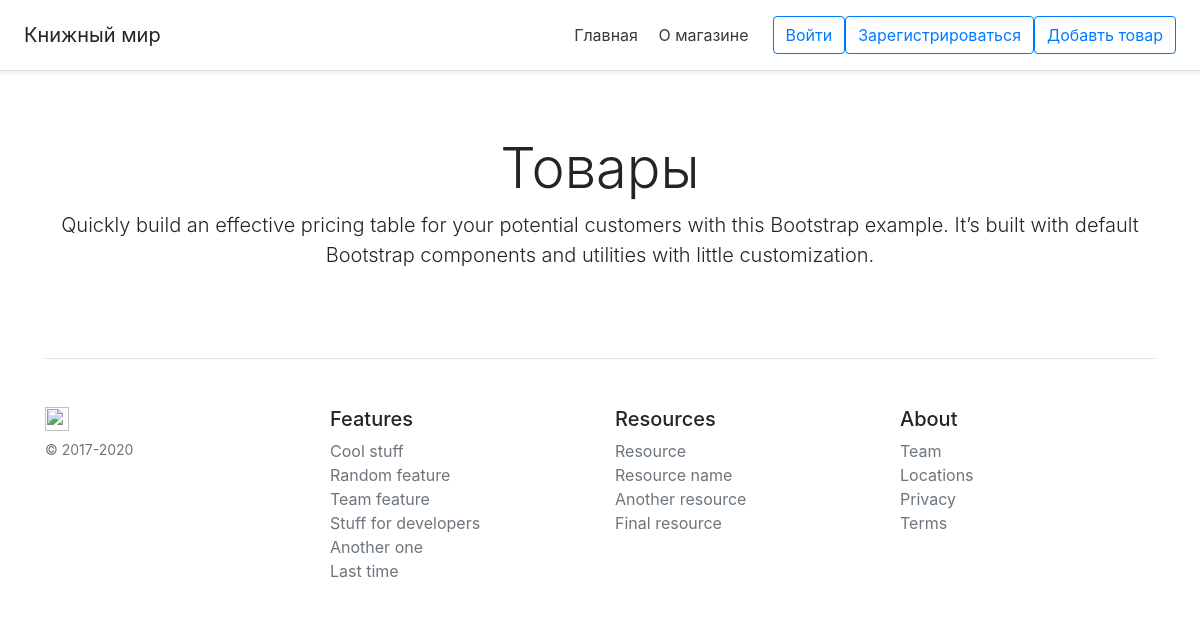
/s_user, run on an earlier commit of the app's database.
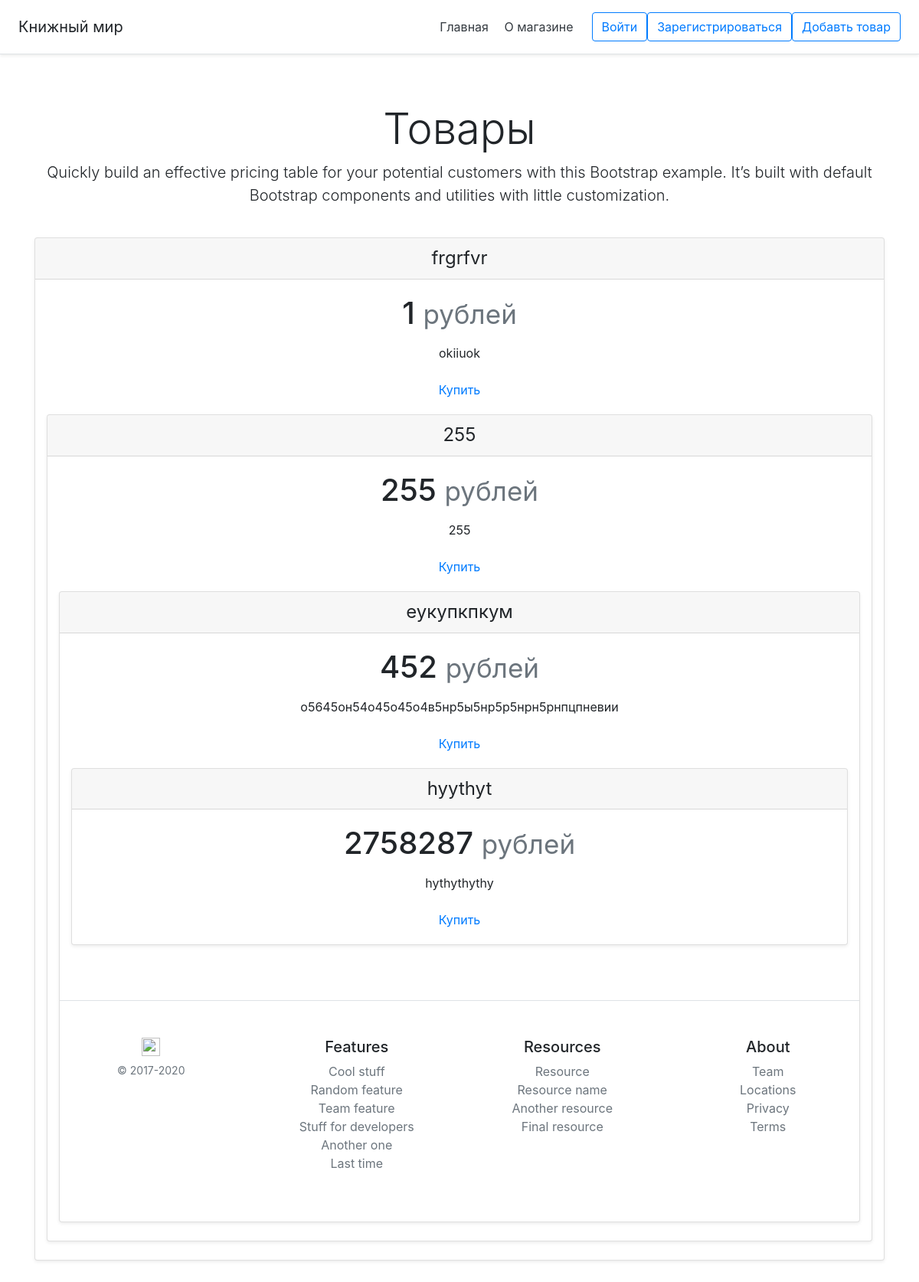
And on a later commit of the database.
### main.py (models this page shows, shortened)
class Item(db.Model):
    id = db.Column(db.Integer, primary_key=True)
    title = db.Column(db.String(1000))
    price = db.Column(db.Integer)
    isActive = db.Column(db.Boolean, default=True)
    txt = db.Column(db.Text)

### main.py (the view)
@app.route('/s_user')
def f_user():
    items = Item.query.order_by(Item.price).all()
    return render_template('index_001.html', data=items)

### templates/index_001.html (shortened to what this page needs)
{% extends 'base.html' %}
{% block link %}
  <a class="btn btn-outline-primary" href="/create">Добавть товар</a>
{% endblock %}
{% block body %}
<div class="pricing-header px-3 py-3 pt-md-5 pb-md-4 mx-auto text-center">
    <h1 class="display-4">Товары</h1>
    <p class="lead">Quickly build an effective pricing table for your potential customers with this Bootstrap example.
        It’s built with default Bootstrap components and utilities with little customization.</p>
</div>
<div class="container">
    <div class="card-deck mb-3 text-center">
        {% for el in data %}
        <div class="card mb-4 shadow-sm">
            <div class="card-header">
                <h4 class="my-0 font-weight-normal">{{el.title}}</h4>
            </div>
            <div class="card-body">
                <h1 class="card-title pricing-card-title">{{el.price}} <small class="text-muted">рублей</small></h1>
                <ul class="list-unstyled mt-3 mb-4">
                    <li>{{el.txt}}</li>
                </ul>
                <a href="" class="bth bth-lg bth-block bth-outline-primary">Купить</a>
            </div>
            {% endfor %}
        </div>
{% endblock %}

What changed in the data, as far as the page shows it:
added Item: title "frgrfvr", price "1", txt "okiiuok"
added Item: title "255", price "255", txt "255"
added Item: title "еукупкпкум", price "452", txt "о5645он54о45о45о4в5нр5ы5нр5р5нрн5рнпцпневии"
added Item: title "hyythyt", price "2758287", txt "hythythythy"
